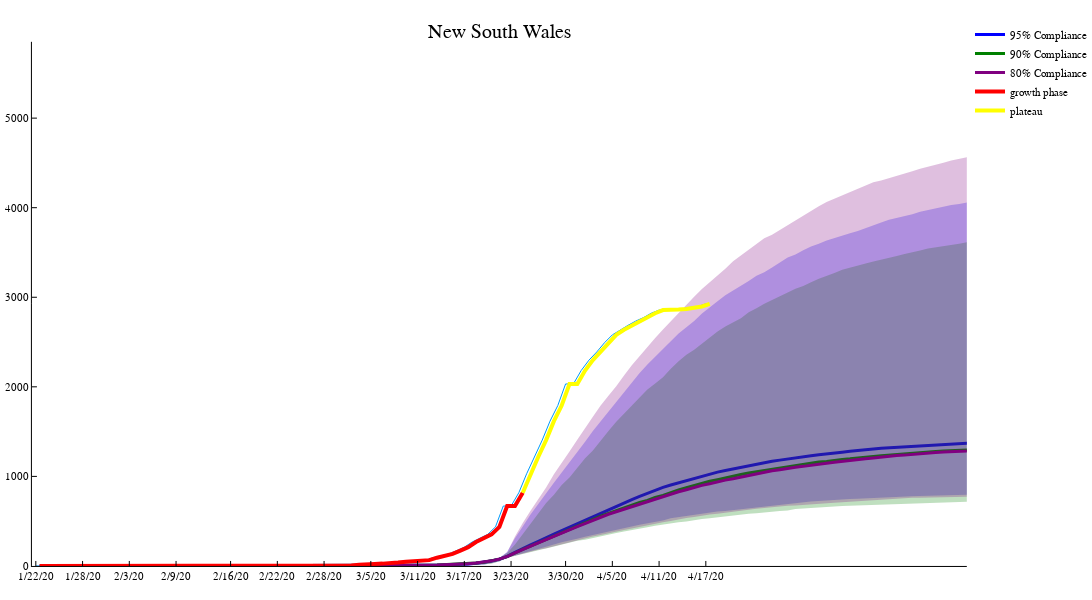

Notebook source saved alongside this figure:
### Code cell
statename=allstates[i]
    y=z[i]
    plt[i] = plot(ddays,y,size=(1200,600),title=statename,label=false)
    poppy=allrs[statename][1,1][1,1]#Int(floor(sqrt(pops[i])))^2
    EpiSim.plotquantiles(poppy .- (allrs[statename][1,2]+allrs[statename][1,1]),:blue,"95% Compliance")
    EpiSim.plotquantiles(poppy .- (allrs[statename][2,2]+allrs[statename][2,1]),:green,"90% Compliance")
    EpiSim.plotquantiles(poppy .- (allrs[statename][3,2]+allrs[statename][3,1]),:purple,"80% Compliance")
    plot!(1:tpdays[statename]+1,y[1:tpdays[statename]+1],lw=4, color=:red,label="growth phase")
    plot!(tpdays[statename]+1:ndays,y[tpdays[statename]+1:ndays],color=:yellow,lw=4,label="plateau",xlim=(0, 120), ylim=(0,2*y[end]))

### Figure 1 — Plotly figure (JSON) as saved in the notebook; plotly's stock layout.template omitted (floating-point values rounded to 4 significant figures; data arrays with more than 128 entries replaced by an {"elided": "..."} marker saying what was removed)
{"data": [{"colorbar": {"title": ""}, "legendgroup": "", "line": {"color": "rgba(0, 154, 250, 1.000)", "dash": "solid", "shape": "linear", "width": 1}, "mode": "lines", "name": "", "showlegend": false, "type": "scatter", "x": [0.5, 1.5, 2.5, 3.5, 4.5, 5.5, 6.5, 7.5, 8.5, 9.5, 10.5, 11.5, 12.5, 13.5, 14.5, 15.5, 16.5, 17.5, 18.5, 19.5, 20.5, 21.5, 22.5, 23.5, 24.5, 25.5, 26.5, 27.5, 28.5, 29.5, 30.5, 31.5, 32.5, 33.5, 34.5, 35.5, 36.5, 37.5, 38.5, 39.5, 40.5, 41.5, 42.5, 43.5, 44.5, 45.5, 46.5, 47.5, 48.5, 49.5, 50.5, 51.5, 52.5, 53.5, 54.5, 55.5, 56.5, 57.5, 58.5, 59.5, 60.5, 61.5, 62.5, 63.5, 64.5, 65.5, 66.5, 67.5, 68.5, 69.5, 70.5, 71.5, 72.5, 73.5, 74.5, 75.5, 76.5, 77.5, 78.5, 79.5, 80.5, 81.5, 82.5, 83.5, 84.5, 85.5, 86.5], "xaxis": "x1", "y": [0, 0, 0, 0, 3, 4, 4, 4, 4, 4, 4, 4, 4, 4, 4, 4, 4, 4, 4, 4, 4, 4, 4, 4, 4, 4, 4, 4, 4, 4, 4, 4, 4, 4, 4, 4, 4, 4, 4, 6, 6, 13, 22, 22, 26, 28, 38, 48, 55, 65, 65, 92, 112, 134, 171, 210, 267, 307, 353, 436, 669, 669, 818, 1029, 1219, 1405, 1617, 1791, 2032, 2032, 2182, 2298, 2389, 2493, 2580, 2637, 2686, 2734, 2773, 2822, 2857, 2857, 2863, 2870, 2886, 2897, 2926], "yaxis": "y1", "zmax": null, "zmin": null}, {"colorbar": {"title": ""}, "fill": "tozeroy", "fillcolor": "rgba(0, 0, 255, 0.250)", "legendgroup": "95% Compliance", "line": {"color": "rgba(0, 0, 255, 1.000)", "dash": "solid", "shape": "linear", "width": 0}, "mode": "lines", "name": "95% Compliance", "showlegend": false, "type": "scatter", "x": {"elided": "302 int values"}, "xaxis": "x1", "y": {"elided": "302 float values"}, "yaxis": "y1", "zmax": null, "zmin": null}, {"colorbar": {"title": ""}, "legendgroup": "95% Compliance", "line": {"color": "rgba(0, 0, 255, 1.000)", "dash": "solid", "shape": "linear", "width": 3}, "mode": "lines", "name": "95% Compliance", "showlegend": true, "type": "scatter", "x": {"elided": "151 int values"}, "xaxis": "x1", "y": {"elided": "151 float values"}, "yaxis": "y1", "zmax": null, "zmin": null}, {"colorbar": {"title": ""}, "fill": "tozeroy", "fillcolor": "rgba(0, 128, 0, 0.250)", "legendgroup": "90% Compliance", "line": {"color": "rgba(0, 128, 0, 1.000)", "dash": "solid", "shape": "linear", "width": 0}, "mode": "lines", "name": "90% Compliance", "showlegend": false, "type": "scatter", "x": {"elided": "302 int values"}, "xaxis": "x1", "y": {"elided": "302 float values"}, "yaxis": "y1", "zmax": null, "zmin": null}, {"colorbar": {"title": ""}, "legendgroup": "90% Compliance", "line": {"color": "rgba(0, 128, 0, 1.000)", "dash": "solid", "shape": "linear", "width": 3}, "mode": "lines", "name": "90% Compliance", "showlegend": true, "type": "scatter", "x": {"elided": "151 int values"}, "xaxis": "x1", "y": {"elided": "151 float values"}, "yaxis": "y1", "zmax": null, "zmin": null}, {"colorbar": {"title": ""}, "fill": "tozeroy", "fillcolor": "rgba(128, 0, 128, 0.250)", "legendgroup": "80% Compliance", "line": {"color": "rgba(128, 0, 128, 1.000)", "dash": "solid", "shape": "linear", "width": 0}, "mode": "lines", "name": "80% Compliance", "showlegend": false, "type": "scatter", "x": {"elided": "302 int values"}, "xaxis": "x1", "y": {"elided": "302 float values"}, "yaxis": "y1", "zmax": null, "zmin": null}, {"colorbar": {"title": ""}, "legendgroup": "80% Compliance", "line": {"color": "rgba(128, 0, 128, 1.000)", "dash": "solid", "shape": "linear", "width": 3}, "mode": "lines", "name": "80% Compliance", "showlegend": true, "type": "scatter", "x": {"elided": "151 int values"}, "xaxis": "x1", "y": {"elided": "151 float values"}, "yaxis": "y1", "zmax": null, "zmin": null}, {"colorbar": {"title": ""}, "legendgroup": "growth phase", "line": {"color": "rgba(255, 0, 0, 1.000)", "dash": "solid", "shape": "linear", "width": 4}, "mode": "lines", "name": "growth phase", "showlegend": true, "type": "scatter", "x": [1, 2, 3, 4, 5, 6, 7, 8, 9, 10, 11, 12, 13, 14, 15, 16, 17, 18, 19, 20, 21, 22, 23, 24, 25, 26, 27, 28, 29, 30, 31, 32, 33, 34, 35, 36, 37, 38, 39, 40, 41, 42, 43, 44, 45, 46, 47, 48, 49, 50, 51, 52, 53, 54, 55, 56, 57, 58, 59, 60, 61, 62, 63], "xaxis": "x1", "y": [0, 0, 0, 0, 3, 4, 4, 4, 4, 4, 4, 4, 4, 4, 4, 4, 4, 4, 4, 4, 4, 4, 4, 4, 4, 4, 4, 4, 4, 4, 4, 4, 4, 4, 4, 4, 4, 4, 4, 6, 6, 13, 22, 22, 26, 28, 38, 48, 55, 65, 65, 92, 112, 134, 171, 210, 267, 307, 353, 436, 669, 669, 818], "yaxis": "y1", "zmax": null, "zmin": null}, {"colorbar": {"title": ""}, "legendgroup": "plateau", "line": {"color": "rgba(255, 255, 0, 1.000)", "dash": "solid", "shape": "linear", "width": 4}, "mode": "lines", "name": "plateau", "showlegend": true, "type": "scatter", "x": [63, 64, 65, 66, 67, 68, 69, 70, 71, 72, 73, 74, 75, 76, 77, 78, 79, 80, 81, 82, 83, 84, 85, 86, 87], "xaxis": "x1", "y": [818, 1029, 1219, 1405, 1617, 1791, 2032, 2032, 2182, 2298, 2389, 2493, 2580, 2637, 2686, 2734, 2773, 2822, 2857, 2857, 2863, 2870, 2886, 2897, 2926], "yaxis": "y1", "zmax": null, "zmin": null}], "layout": {"annotations": [{"font": {"color": "rgba(0, 0, 0, 1.000)", "family": "sans-serif", "size": 20}, "rotation": 0, "showarrow": false, "text": "New South Wales", "x": 0.5148, "xanchor": "center", "xref": "paper", "y": 1, "yanchor": "top", "yref": "paper"}], "height": 600, "legend": {"bgcolor": "rgba(255, 255, 255, 1.000)", "bordercolor": "rgba(0, 0, 0, 1.000)", "font": {"color": "rgba(0, 0, 0, 1.000)", "family": "sans-serif", "size": 11}, "tracegroupgap": 0, "x": 1, "y": 1}, "margin": {"b": 20, "l": 0, "r": 0, "t": 20}, "paper_bgcolor": "rgba(255, 255, 255, 1.000)", "plot_bgcolor": "rgba(255, 255, 255, 1.000)", "showlegend": true, "width": 1200, "xaxis": {"anchor": "y1", "domain": [0.03291, 0.9967], "gridcolor": "rgba(0, 0, 0, 0.100)", "gridwidth": 0.5, "linecolor": "rgba(0, 0, 0, 1.000)", "mirror": false, "range": [0, 120], "showgrid": false, "showline": true, "showticklabels": true, "tickangle": 0, "tickcolor": "rgb(0, 0, 0)", "tickfont": {"color": "rgba(0, 0, 0, 1.000)", "family": "sans-serif", "size": 11}, "tickmode": "array", "ticks": "inside", "ticktext": ["1/22/20", "1/28/20", "2/3/20", "2/9/20", "2/16/20", "2/22/20", "2/28/20", "3/5/20", "3/11/20", "3/17/20", "3/23/20", "3/30/20", "4/5/20", "4/11/20", "4/17/20"], "tickvals": [0.5, 6.5, 12.5, 18.5, 25.5, 31.5, 37.5, 43.5, 49.5, 55.5, 61.5, 68.5, 74.5, 80.5, 86.5], "title": "", "titlefont": {"color": "rgba(0, 0, 0, 1.000)", "family": "sans-serif", "size": 15}, "type": "-", "visible": true, "zeroline": false, "zerolinecolor": "rgba(0, 0, 0, 1.000)"}, "yaxis": {"anchor": "x1", "domain": [0.02508, 0.961], "gridcolor": "rgba(0, 0, 0, 0.100)", "gridwidth": 0.5, "linecolor": "rgba(0, 0, 0, 1.000)", "mirror": false, "range": [0, 5852], "showgrid": false, "showline": true, "showticklabels": true, "tickangle": 0, "tickcolor": "rgb(0, 0, 0)", "tickfont": {"color": "rgba(0, 0, 0, 1.000)", "family": "sans-serif", "size": 11}, "tickmode": "array", "ticks": "inside", "ticktext": ["0", "1000", "2000", "3000", "4000", "5000"], "tickvals": [0, 1000, 2000, 3000, 4000, 5000], "title": "", "titlefont": {"color": "rgba(0, 0, 0, 1.000)", "family": "sans-serif", "size": 15}, "type": "-", "visible": true, "zeroline": false, "zerolinecolor": "rgba(0, 0, 0, 1.000)"}}}
